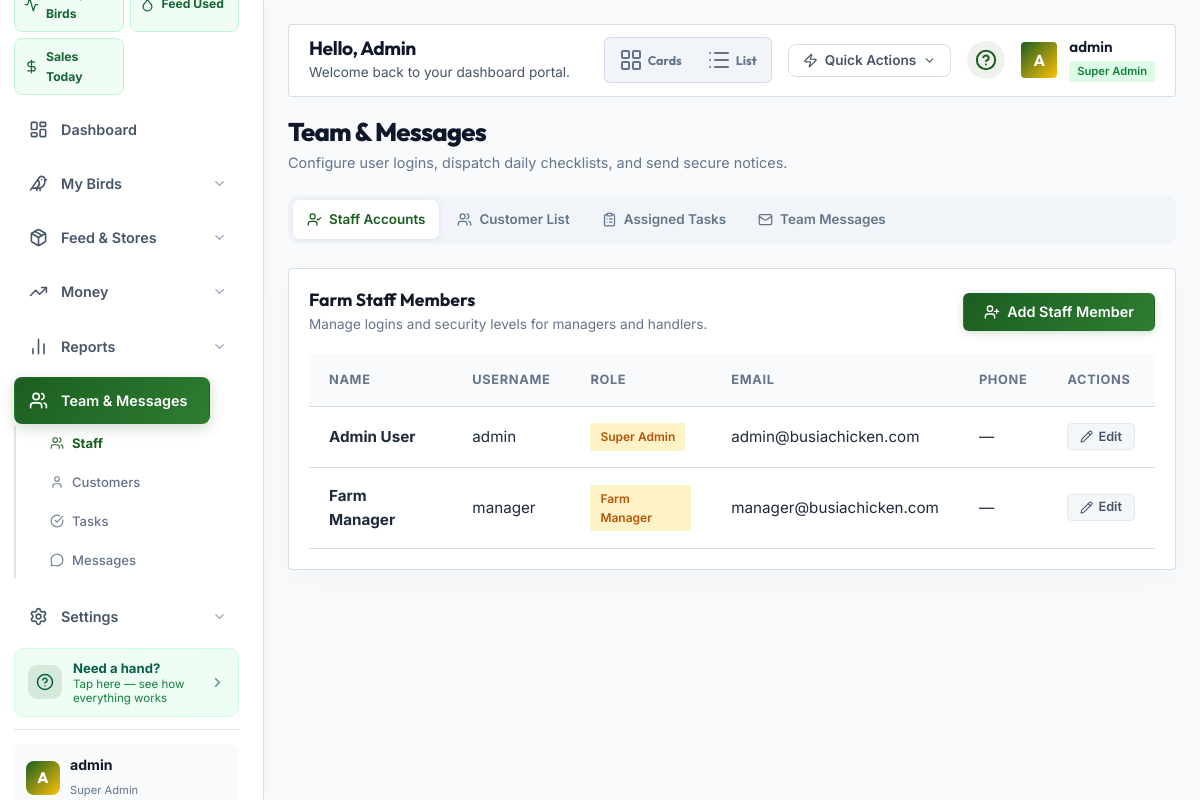
/Frontend/admin/hub_people.php (signed in), run on the app's committed database.
### tables this page shows
CREATE TABLE `users` (
    `id` INT AUTO_INCREMENT PRIMARY KEY,
    `username` VARCHAR(50) NOT NULL UNIQUE,
    `email` VARCHAR(100) NOT NULL UNIQUE,
    `password_hash` VARCHAR(255) NOT NULL,
    `role` ENUM('super_admin', 'farm_manager', 'customer') DEFAULT 'customer',
    `first_name` VARCHAR(50),
    `last_name` VARCHAR(50),
    `phone_number` VARCHAR(15),
    `created_at` TIMESTAMP DEFAULT CURRENT_TIMESTAMP,
    `updated_at` TIMESTAMP DEFAULT CURRENT_TIMESTAMP ON UPDATE CURRENT_TIMESTAMP
);

### Frontend/admin/hub_people.php (the view, shortened to what this page needs)
<?php
include __DIR__ . '/includes/admin_header.php';
$tab = $_GET['tab'] ?? 'staff';
$pdo = getDB();
$staffList = $taskList = $messageList = [];
if ($pdo) {
    try {
        $staffList = $pdo->query("SELECT * FROM users WHERE role IN ('super_admin','farm_manager','stock_manager') ORDER BY first_name ASC, last_name ASC")->fetchAll(PDO::FETCH_ASSOC);
    } catch (Exception $e) { $error_message = $e->getMessage(); }
}
$tabs = [
    'staff'    => ['icon' => 'user-check',  'label' => 'Staff Accounts'],
    'users'    => ['icon' => 'users',       'label' => 'Customer List'],
    'tasks'    => ['icon' => 'clipboard-list','label' => 'Assigned Tasks'],
    'messages' => ['icon' => 'mail',        'label' => 'Team Messages'],
];
?>
<div style="display:flex;justify-content:space-between;align-items:center;margin-bottom:20px;flex-wrap:wrap;gap:12px;">
    <div>
        <h1 style="margin:0;font-family:'Outfit',sans-serif;font-size:1.6rem;color:var(--admin-text-heading);font-weight:800;">Team & Messages</h1>
        <p style="margin:4px 0 0;color:#64748b;font-size:0.9rem;">Configure user logins, dispatch daily checklists, and send secure notices.</p>
    </div>
</div>
<div style="display:flex;gap:4px;background:#f1f5f9;padding:5px;border-radius:10px;margin-bottom:24px;overflow-x:auto;scrollbar-width:none;-ms-overflow-style:none;">
<?php foreach ($tabs as $key => $info): ?>
    <a href="?tab=<?= $key ?>" style="display:flex;align-items:center;gap:7px;padding:9px 14px;border-radius:7px;text-decoration:none;white-space:nowrap;font-weight:600;font-size:0.84rem;transition:all 0.18s;<?= $tab===$key ? 'background:#fff;color:var(--admin-primary);box-shadow:0 1px 6px rgba(15,23,42,0.08);' : 'color:#64748b;' ?>">
        <i data-lucide="<?= $info['icon'] ?>" style="width:15px;height:15px;"></i><?= $info['label'] ?>
    </a>
<?php endforeach; ?>
</div>
<?php if ($tab === 'staff'): ?>
<div class="admin-card">
    <div style="display:flex;justify-content:space-between;align-items:center;margin-bottom:18px;">
        <div>
            <h3 style="margin:0;font-family:'Outfit',sans-serif;font-size:1.1rem;">Farm Staff Members</h3>
            <p style="margin:4px 0 0;font-size:0.85rem;color:#64748b;">Manage logins and security levels for managers and handlers.</p>
        </div>
        <button class="btn btn-primary" onclick="openStaffModal()"><i data-lucide="user-plus" style="width:16px;height:16px;"></i> Add Staff Member</button>
    </div>
    <div class="table-responsive">
        <table class="admin-table">
            <thead><tr><th>Name</th><th>Username</th><th>Role</th><th>Email</th><th>Phone</th><th>Actions</th></tr></thead>
            <tbody>
            <?php if (empty($staffList)): ?>
                <tr><td colspan="6" style="text-align:center;padding:28px;color:#94a3b8;">No administrative accounts set up.</td></tr>
            <?php else: foreach ($staffList as $s): ?>
                <tr>
                    <td><strong><?= htmlspecialchars(trim(($s['first_name'] ?? '') . ' ' . ($s['last_name'] ?? '')) ?: $s['username'], ENT_QUOTES, 'UTF-8') ?></strong></td>
                    <td><?= htmlspecialchars($s['username'], ENT_QUOTES, 'UTF-8') ?></td>
                    <td><span class="badge-pill badge-pill-warning"><?= htmlspecialchars(ucwords(str_replace('_',' ',$s['role'])), ENT_QUOTES, 'UTF-8') ?></span></td>
                    <td><?= htmlspecialchars($s['email'], ENT_QUOTES, 'UTF-8') ?></td>
                    <td><?= htmlspecialchars($s['phone_number'] ?? '—', ENT_QUOTES, 'UTF-8') ?></td>
                    <td><div class="tbl-actions"><button class="btn btn-trans btn-sm" onclick='openStaffModal(<?= htmlspecialchars(json_encode($s), ENT_QUOTES, "UTF-8") ?>)'><i data-lucide="pencil" style="width:13px;height:13px;"></i> Edit</button></div></td>
                </tr>
            <?php endforeach; endif; ?>
            </tbody>
        </table>
    </div>
</div>
<?php endif; ?>
<?php include __DIR__ . '/includes/admin_footer.php'; ?>

### Frontend/assets/css/style.css (style rules this page uses)
:root { --primary: #1B5E20; --primary-light: #2E7D32; --accent: #FFC107; --accent-light: #FFD54F; --dark: #111827; --gray-800: #1F2937; --gray-600: #4B5563; --gray-400: #9CA3AF; --gray-200: #E5E7EB; --gray-100: #F3F4F6; --gray-50: #F9FAFB; --white: #FFFFFF; --space-xs: 0.25rem; --space-sm: 0.5rem; --space-md: 1rem; --space-lg: 1.5rem; --space-xl: 2rem; --space-2xl: 3rem; --space-3xl: 5rem; --space-4xl: 8rem; --radius-sm: 2px; --radius-md: 4px; --radius-lg: 8px; --radius-pill: 9999px; --shadow-sm: 0 1px 2px 0 rgba(0, 0, 0, 0.05); --shadow-md: 0 4px 6px -1px rgba(0, 0, 0, 0.05), 0 2px 4px -1px rgba(0, 0, 0, 0.03); --shadow-lg: 0 10px 15px -3px rgba(0, 0, 0, 0.05), 0 4px 6px -2px rgba(0, 0, 0, 0.025); --shadow-hover: 0 20px 25px -5px rgba(0, 0, 0, 0.05), 0 10px 10px -5px rgba(0, 0, 0, 0.02); --swiper-theme-color: var(--primary); --transition-fast: 0.15s ease; --transition-base: 0.3s ease; --transition-slow: 0.6s cubic-bezier(0.16, 1, 0.3, 1); }
* { margin: 0; padding: 0; box-sizing: border-box; }
html { scroll-behavior: smooth; font-size: 16px; }
body { font-family: 'Inter', -apple-system, BlinkMacSystemFont, 'Segoe UI', sans-serif; background-color: var(--white); color: var(--gray-800); line-height: 1.6; overflow-x: hidden; -webkit-font-smoothing: antialiased; padding-top: 64px; }
h1, h2, h3, h4, h5, h6 { font-family: 'Outfit', sans-serif; color: var(--dark); font-weight: 700; line-height: 1.2; }
h1 { font-size: clamp(3rem, 6vw, 4.5rem); letter-spacing: -0.03em; }
h3 { font-size: clamp(1.5rem, 3vw, 2rem); }
p { color: var(--gray-600); margin-bottom: var(--space-md); font-size: 1.125rem; }
a { color: var(--primary); text-decoration: none; transition: all var(--transition-fast); }
.btn { display: inline-flex; align-items: center; justify-content: center; gap: var(--space-sm); padding: 0.875rem 2rem; border-radius: var(--radius-sm); font-weight: 500; font-size: 1rem; cursor: pointer; transition: all var(--transition-base); border: 1px solid transparent; }
.btn-primary { background-color: var(--primary); color: var(--white); }

### data on the page
users: first_name+last_name "Admin User", username "admin", role "Super Admin", email "admin@busiachicken.com", phone_number "—"
users: first_name+last_name "Farm Manager", username "manager", role "Farm Manager", email "manager@busiachicken.com", phone_number "—"

### other printed values
$q[2] "Sales Today"
$label "Dashboard"
$label "My Birds Feed & Stores Money Reports Team & Messages Settings"
$subLabel "Staff"
$subLabel "Customers"
$subLabel "Tasks"
$subLabel "Messages"
substr($_SESSION['first_name'] ?? $_SESSION['username'] ?? 'A', 0, 1) "A"
$_SESSION['username'] "admin"
str_replace('_', ' ', $_SESSION['role'] ?? '') "Super Admin"
$_SESSION['first_name'] "Admin"
$initial "A"
str_replace('_', ' ', $_SESSION['role'] ?? 'super_admin') "Super Admin"
$info['label'] "Staff Accounts"
$info['label'] "Customer List"
